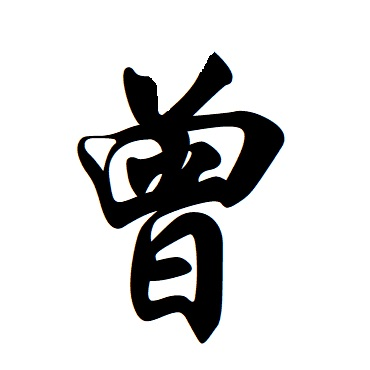
#> input picture data/test/35622.jpg, 370 x 370 px
$ jupyter execute word_detect.ipynb   (older library calls are emulated)
#> lines starting #> are read from the running program, lines starting #| are printed output that depends on the picture; after the words box and inside, x2 and y2 are one past the last pixel; in counts of white or black regions, pixels touching at a corner belong together
[cell 1]
import cv2
import numpy as np
import tkinter as tk
from tkinter import filedialog
import imageio
# 创建一个Tkinter窗口
root = tk.Tk()

# 弹出文件选择对话框
file_path = filedialog.askopenfilename()
#> the answer given: data/test/35622.jpg
print("选择的文件路径:", file_path)

root.destroy()
def is_gif_file(file_path):
    with open(file_path, 'rb') as f:
        return f.read(6) == b'GIF89a' or f.read(6) == b'GIF87a'
if is_gif_file(file_path):
    gif_image = imageio.imread(file_path)
    img= cv2.cvtColor(gif_image, cv2.COLOR_RGB2BGR)
else:
    img=cv2.imread(file_path)
#> img is the input picture: shape (370, 370, 3); mean B, G, R 212.3, 212.3, 212.3
img = cv2.normalize(img, None, 0, 255, cv2.NORM_MINMAX, cv2.CV_8U)

gray = cv2.cvtColor(img, cv2.COLOR_BGR2GRAY)

[cell 2]
# 使用Canny算法检测边缘
edges = cv2.Canny(gray, 50, 150)
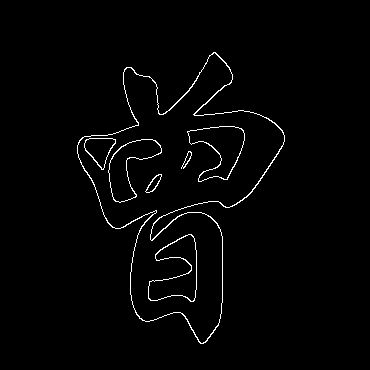
#> edges: shape (370, 370); 1.7% white in thin lines or dots, all inside (x1, y1, x2, y2) = (77, 52, 285, 344)

# 查找轮廓
contours, _ = cv2.findContours(edges, cv2.RETR_EXTERNAL, cv2.CHAIN_APPROX_SIMPLE)
#> contours = 1 contour; box (x1, y1, x2, y2) and area: (77, 52, 285, 344) 28692

# 对每个轮廓进行膨胀操作
kernel = np.ones((5,5),int)

#contours = [cv2.dilate(cnt, kernel, iterations = 1) for cnt in contours]

# 遍历每个轮廓
for i, contour in enumerate(contours):
    # 计算轮廓的边界框
    x, y, w, h = cv2.boundingRect(contour)

    # 在原图上画出边界框
    cv2.rectangle(img, (x, y), (x+w, y+h), (0, 255, 0), 1)

    # 提取边界框内的部分，保存为新的图片
    roi = img[y:y+h, x:x+w]
    cv2.imwrite('data/output/object_{}_{}.jpg'.format(i,np.random.randint(1000,9999)), roi)
#> this loop made 1 pass
#> (x, y, w, h) on pass 1: (77, 52, 208, 292)
#> pass 1, `roi = img[y:y+h, x:x+w]`:
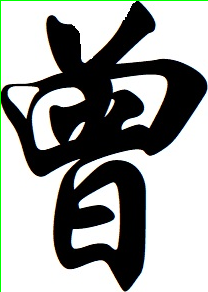
#> roi: shape (292, 208, 3); mean B, G, R 156.7, 158.7, 156.6
#> after the loop:
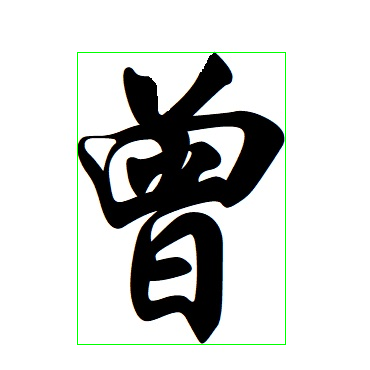
#> img: shape (370, 370, 3); 0.73% of pixels changed, all inside (x1, y1, x2, y2) = (77, 52, 286, 345)

# 显示带有边界框的图像
cv2.imshow('img', img)
cv2.waitKey(0)
cv2.destroyAllWindows()

[cell 3]
# 使用二值化处理
_, binary = cv2.threshold(gray, 150, 255, cv2.THRESH_BINARY_INV)
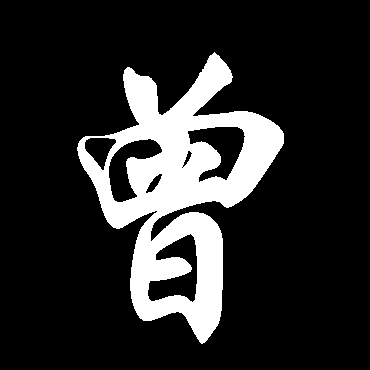
#> binary: shape (370, 370); 16.9% white; 1 white region, box (x1, y1, x2, y2) and area: (77, 52, 284, 344) 23081

# 使用形态学膨胀操作，连接断开的笔画
kernel = np.ones((5,5),np.uint8)
dilated = cv2.dilate(binary, kernel, iterations = 1)
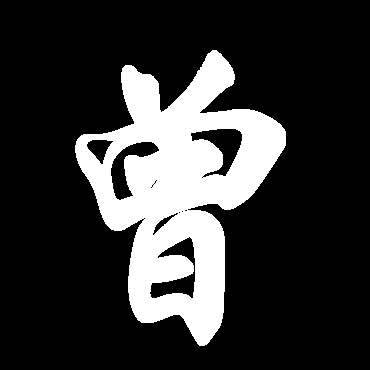
#> dilated: shape (370, 370); 20.6% white; 1 white region, box (x1, y1, x2, y2) and area: (75, 50, 286, 346) 28183

# 使用闭运算填充断开的笔画
closed = cv2.morphologyEx(dilated, cv2.MORPH_CLOSE, kernel)
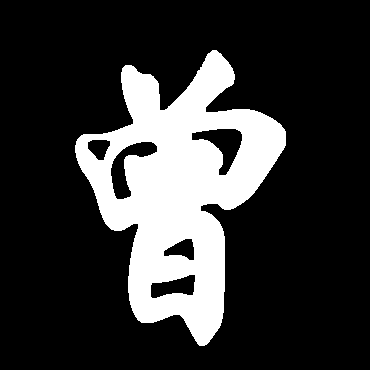
#> closed: shape (370, 370); 20.9% white; 1 white region

# 查找轮廓
contours, _ = cv2.findContours(closed, cv2.RETR_EXTERNAL, cv2.CHAIN_APPROX_SIMPLE)
#> contours = 1 contour; box (x1, y1, x2, y2) and area: (75, 50, 286, 346) 31405

# 遍历每个轮廓
for i, contour in enumerate(contours):
    # 计算轮廓的边界框
    x, y, w, h = cv2.boundingRect(contour)

    # 在原图上画出边界框
    cv2.rectangle(img, (x, y), (x+w, y+h), (0, 255, 0),1)

    # 提取边界框内的部分，保存为新的图片
    roi = img[y:y+h, x:x+w]
    cv2.imwrite('data/output/object_{}_{}.jpg'.format(i,np.random.randint(1000,9999)),roi)
#> this loop made 1 pass
#> (x, y, w, h) on pass 1: (75, 50, 211, 296)
#> pass 1, `roi = img[y:y+h, x:x+w]`:
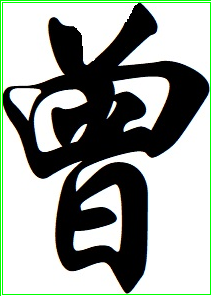
#> roi: shape (296, 211, 3); mean B, G, R 155.3, 161.3, 155.2
#> after the loop:
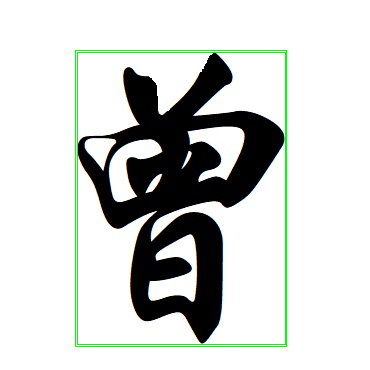
#> img: shape (370, 370, 3); 0.74% of pixels changed, all inside (x1, y1, x2, y2) = (75, 50, 287, 347)

# 显示带有边界框的图像
cv2.imshow('img', img)
cv2.waitKey(0)
cv2.destroyAllWindows()

[cell 4]
root = tk.Tk()

# 弹出文件选择对话框
file_path = filedialog.askopenfilename()
#> the answer given: data/test/q1.jpg
print("选择的文件路径:", file_path)

root.destroy()
def is_gif_file(file_path):
    return file_path.split('.')[-1]=='gif' or file_path.split('.')[-1]=='GIF'
if is_gif_file(file_path):
    gif_image = imageio.imread(file_path)
    img= cv2.cvtColor(gif_image, cv2.COLOR_RGB2BGR)
else:
    img=cv2.imread(file_path)
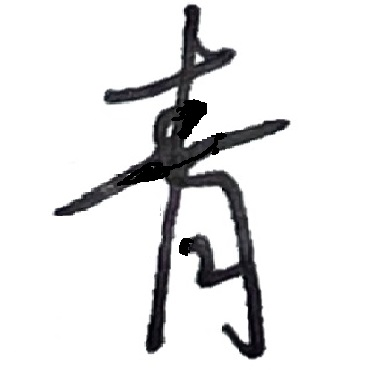
#> input picture data/test/q1.jpg, 370 x 370 px
#> img is the input picture: shape (370, 370, 3); mean B, G, R 228.6, 228, 228.1
img = cv2.normalize(img, None, 0, 255, cv2.NORM_MINMAX, cv2.CV_8U)

image=img
clone = image.copy()

# 创建一个窗口来显示图片
cv2.namedWindow('image')

# 初始化变量
drawing = False
points = []
counter = 1
contours = []
# 定义鼠标事件的回调函数
def draw_contour(event, x, y, flags, param):
    global drawing, points, clone, counter

    if event == cv2.EVENT_LBUTTONDOWN:
        drawing = True
        points = [(x, y)]

    if event == cv2.EVENT_LBUTTONUP:
        drawing = False
        points.append((x, y))
        cv2.rectangle(clone, points[0], points[1], (0, 255, 0), 2)
        cv2.imshow('image', clone)

        # 提取标出的轮廓区域
        roi = image[points[0][1]:points[1][1], points[0][0]:points[1][0]]
        # 保存为单独的图片文件
        filename = f'data/output/word_{counter}_{str(np.random.randint(10000,99999))}.jpg'

        cv2.imwrite(filename, roi)
        print(f'保存成功！文件名：{filename}')
        counter += 1
        # 添加轮廓到列表中
        contours.append(points)
    elif event == cv2.EVENT_MOUSEMOVE:
        if drawing:
            clone = image.copy()
            cv2.rectangle(clone, points[0], (x, y), (0, 255, 0), 1)
            cv2.imshow('image', clone)

# 注册鼠标事件的回调函数
cv2.setMouseCallback('image', draw_contour)
# 绘制保存的轮廓
while True:
    cv2.imshow('image', clone)
    # & 0xFF用于把高于8位的值屏蔽掉
    key = cv2.waitKey(1) & 0xFF
#> (key q is pressed here)
    for contour in contours:
        cv2.rectangle(clone, contour[0], contour[1], (255, 0, 255), thickness=1)

    # 按下 'q' 键退出程序
    if key == ord('q'):
        break

# 关闭窗口
cv2.destroyAllWindows()
